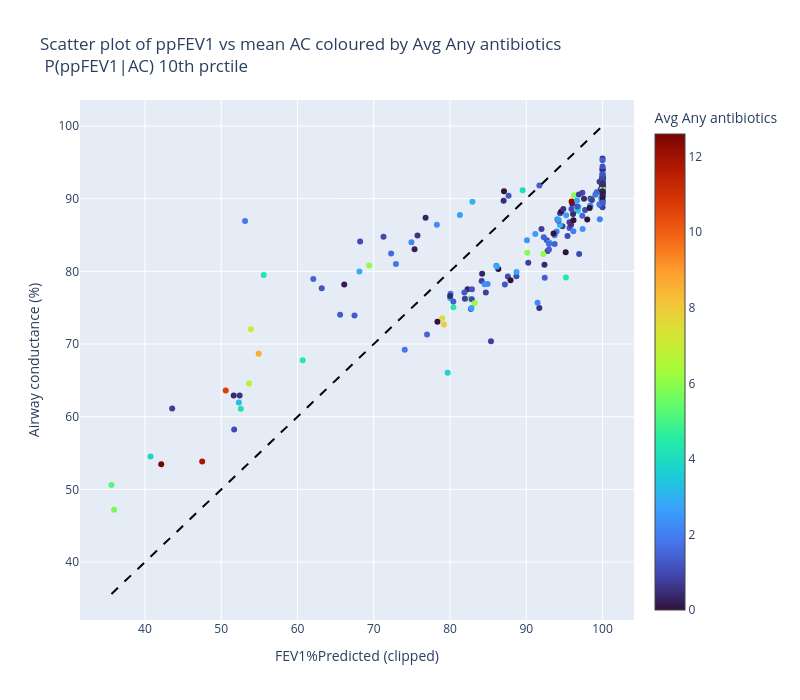

Notebook source saved alongside this figure:
### Code cell
df["clipped ecFEV1%Predicted"] = df["ecFEV1 % Predicted"].clip(upper=100)

import numpy as np
import plotly.graph_objects as go

ivs_col = "Avg Hosp IVs"
ivs_col = "Avg Any antibiotics"

ratioed = True
prctile = 10
df_conf, t = vh.filter_confidently_disagreeing_examples(df, prctile, ratioed)

fig = go.Figure(
    data=go.Scatter(
        x=df_conf["clipped ecFEV1%Predicted"],
        y=df_conf["mean AC"],
        mode="markers",
        marker=dict(
            color=df_conf[ivs_col],
            colorbar=dict(title=ivs_col),
            colorscale="Turbo",
            # colorscale=[
            #     [0.0, "white"],
            #     [[i/(len(px.colors.sequential.Turbo)-1), c] for i, c in enumerate(px.colors.sequential.Turbo)],
            # ],
            # line=dict(
            #     color=np.where(df_conf[ivs_col] == 0, "black", "rgba(0,0,0,0)"),
            #     width=np.where(df_conf[ivs_col] == 0, 1.5, 0),
            # ),
        ),
        hovertemplate="ID: %{customdata[0]}<br>"
        + "clipped ecFEV1%Predicted: %{x}<br>"
        + f"{AC.name} (mean): "
        + "%{y}<br>"
        + f"{ivs_col}: "
        + "%{marker.color}<extra></extra>",
        customdata=np.stack([df_conf["ID"]], axis=-1),
    )
)
# Draw a proportional line (y = x) for reference
min_x = df_conf["clipped ecFEV1%Predicted"].min()
max_x = df_conf["clipped ecFEV1%Predicted"].max()
fig.add_trace(
    go.Scatter(
        x=[min_x, max_x],
        y=[min_x, max_x],
        mode="lines",
        line=dict(color="black", dash="dash"),
    )
)

if ratioed:
    title = f"Scatter plot of ppFEV1 vs mean AC coloured by {ivs_col}<br> P(ppFEV1|AC) {prctile:.0f}th prctile"
else:
    title = f"Scatter plot of ppFEV1 vs mean AC coloured by {ivs_col}<br> P(ppFEV1|AC ratioed) {prctile:.0f}th prctile"

fig.update_layout(
    title=title,
    xaxis_title="FEV1%Predicted (clipped)",
    yaxis_title=AC.name,
    width=800,
    height=700,
    showlegend=False,
)

fig.write_image(f"{dh.get_path_to_main()}PlotsCFR/Antibiotics associations/{title}.pdf")
fig.show()

### Figure 1 — Plotly figure (JSON) as saved in the notebook; plotly's stock layout.template omitted (floating-point values rounded to 4 significant figures; data arrays with more than 128 entries replaced by an {"elided": "..."} marker saying what was removed)
{"data": [{"customdata": {"elided": "204x1 str values"}, "hovertemplate": "ID: %{customdata[0]}<br>clipped ecFEV1%Predicted: %{x}<br>Airway conductance (%) (mean): %{y}<br>Avg Any antibiotics: %{marker.color}<extra></extra>", "marker": {"color": {"elided": "204 float values"}, "colorbar": {"title": {"text": "Avg Any antibiotics"}}, "colorscale": [[0, "#30123b"], [0.07143, "#4145ab"], [0.1429, "#4675ed"], [0.2143, "#39a2fc"], [0.2857, "#1bcfd4"], [0.3571, "#24eca6"], [0.4286, "#61fc6c"], [0.5, "#a4fc3b"], [0.5714, "#d1e834"], [0.6429, "#f3c63a"], [0.7143, "#fe9b2d"], [0.7857, "#f36315"], [0.8571, "#d93806"], [0.9286, "#b11901"], [1, "#7a0402"]]}, "mode": "markers", "type": "scatter", "x": {"elided": "204 float values"}, "y": {"elided": "204 float values"}}, {"line": {"color": "black", "dash": "dash"}, "mode": "lines", "type": "scatter", "x": [35.6, 100], "y": [35.6, 100]}], "layout": {"height": 700, "showlegend": false, "title": {"text": "Scatter plot of ppFEV1 vs mean AC coloured by Avg Any antibiotics<br> P(ppFEV1|AC) 10th prctile"}, "width": 800, "xaxis": {"title": {"text": "FEV1%Predicted (clipped)"}}, "yaxis": {"title": {"text": "Airway conductance (%)"}}}}
